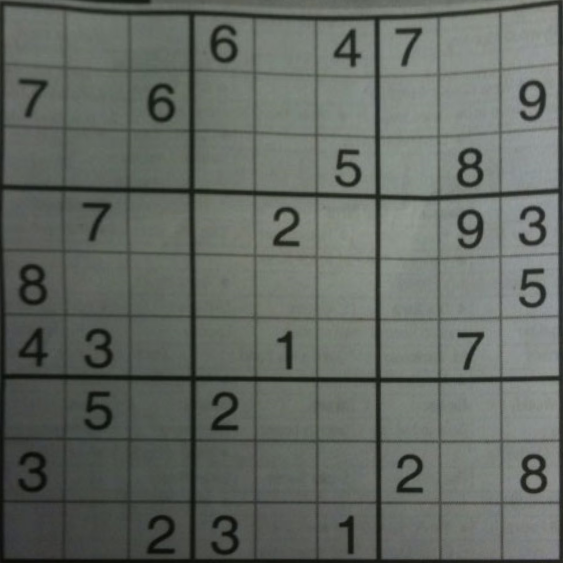
#> input picture imgs/sudoku.jpg, 563 x 563 px
$ python -i utils.py   (imports and definitions only)
#> lines starting #> are read from the running program, lines starting #| are printed output that depends on the picture; after the words box and inside, x2 and y2 are one past the last pixel; in counts of white or black regions, pixels touching at a corner belong together
import operator
import cv2 as cv
import joblib
import numpy as np
import os
import feature_extraction
import sudukoSolver
import pySudoku

from sudoku import Sudoku
import digit_detection
from skimage.feature import hog


# [250 lines left out: functions basic_preprocess, draw_corners, find_contours, distance_between, find_grid, find_grid_cells and 7 more, not called in this run]

>>> import cv2
>>> picture = cv2.imread('imgs/sudoku.jpg')
#> picture is the input picture: shape (563, 563, 3); mean B, G, R 98.3, 104.3, 99.1
>>> result = basic_preprocess(picture)
#> in basic_preprocess, `threshold = cv.adaptiveThreshold(blur, 255, cv.ADAPTIVE_THRESH_GAUSSIA..`:
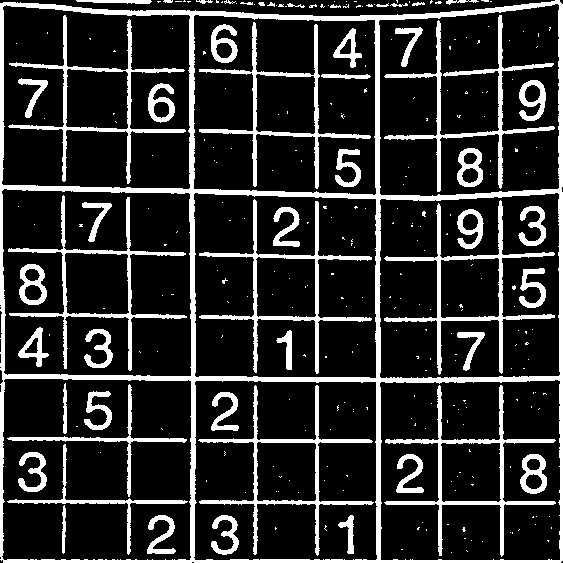
#> threshold: shape (563, 563); 17.7% white; 293 white regions (240 under 20 px), largest, box (x1, y1, x2, y2) and area: (0, 0, 563, 563) 20119, (384, 15, 555, 192) 2652, (384, 200, 555, 375) 2652
#> in basic_preprocess, `dilated = cv.dilate(threshold, kernel)`:
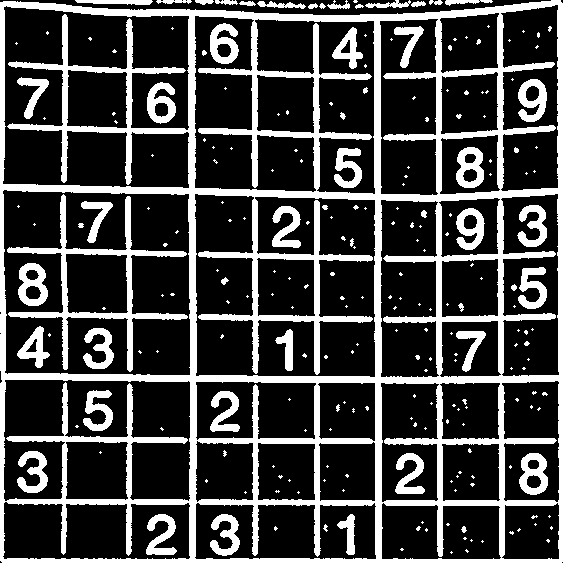
#> dilated: shape (563, 563); 25.7% white; 241 white regions (183 under 20 px), largest, box (x1, y1, x2, y2) and area: (0, 0, 563, 563) 58104, (7, 194, 188, 372) 3832, (18, 263, 48, 306) 768
#> in basic_preprocess, `erod = cv.erode(dilated, kernel, iterations=2)`:
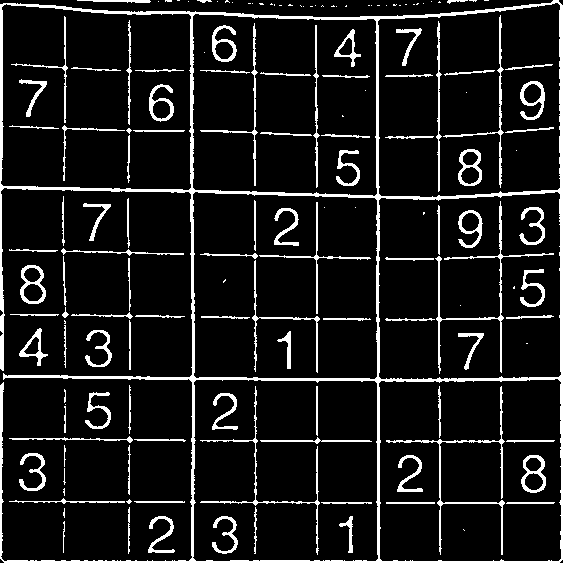
#> erod: shape (563, 563); 10.2% white; 152 white regions (56 under 20 px), largest, box (x1, y1, x2, y2) and area: (0, 0, 563, 563) 13134, (435, 201, 554, 374) 955, (386, 386, 505, 555) 933
